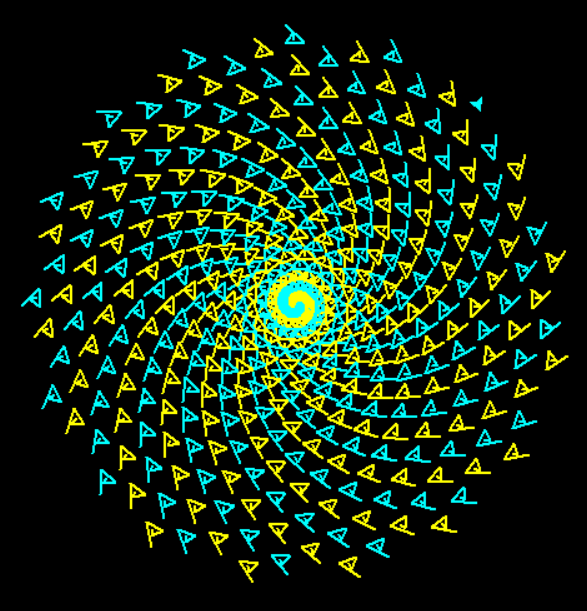

This chart was generated by the following Python code:
import turtle as kreggscode

kreggscode.bgcolor('black')
kreggscode.tracer(2)
kreggscode.pensize(2)
c=['yellow', 'cyan']
for I in range(1200):
    kreggscode.color(c[I%2])
    kreggscode.up()

    kreggscode.fd(I)
    kreggscode.down()
    kreggscode.rt(121)
    for k in range(5):
        kreggscode.fd(k*5)
        kreggscode.lt(130)
kreggscode.done()
